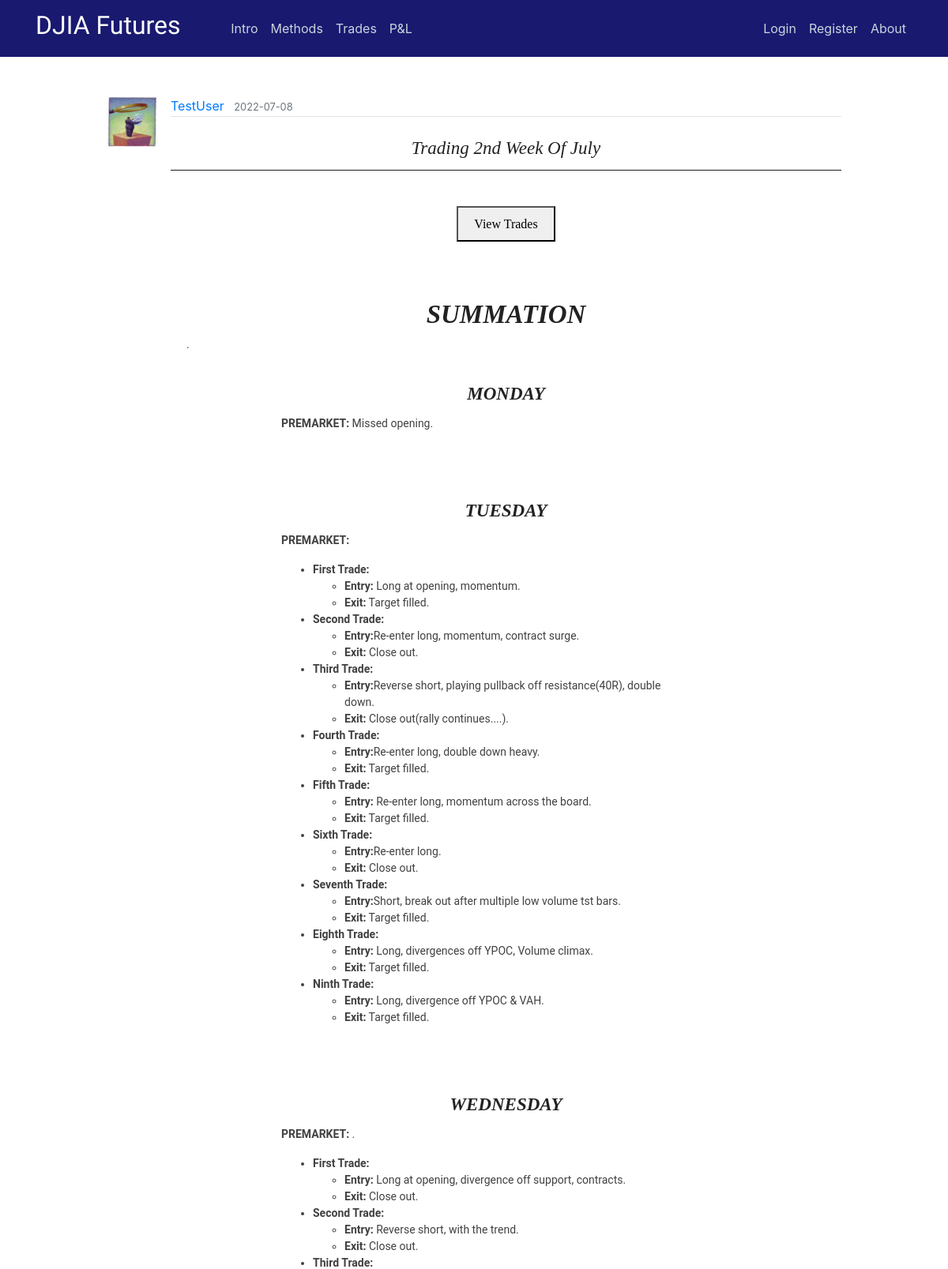
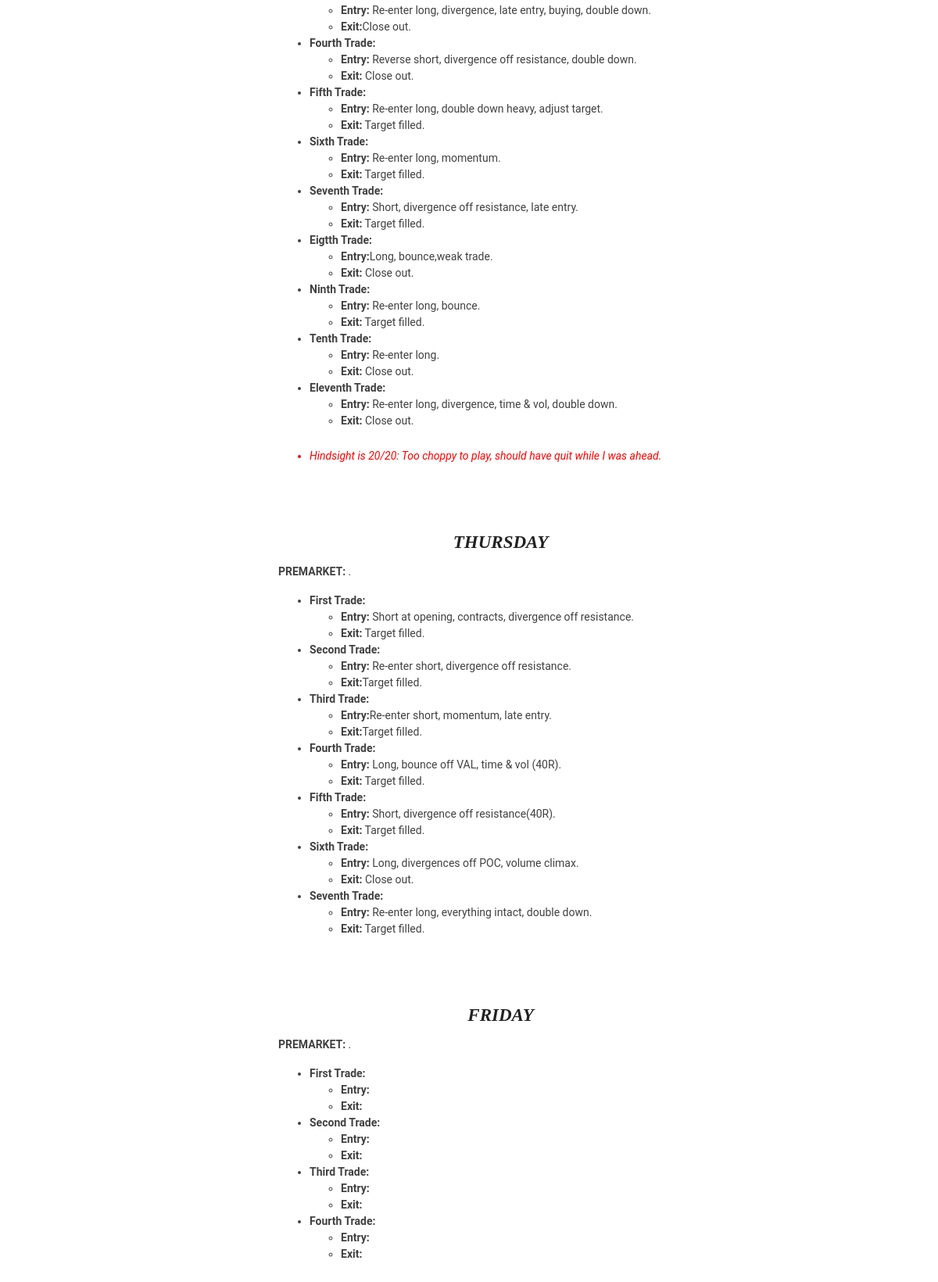
Page /post/167 on the committed database (2 pictures, top to bottom).
### flaskblog/models.py (models this page shows, shortened)
class User(db.Model, UserMixin):
    id = db.Column(db.Integer, primary_key=True)
    username = db.Column(db.String(20), unique=True, nullable=False)
    email = db.Column(db.String(120), unique=True, nullable=False)
    image_file = db.Column(db.String(20), nullable=False, default='default.jpg')
    password = db.Column(db.String(60), nullable=False)
    posts = db.relationship('Post', backref='author', lazy=True)

class Post(db.Model):
    id = db.Column(db.Integer, primary_key=True)
    title = db.Column(db.String(100), nullable=False)
    date_posted = db.Column(db.DateTime, nullable=False, default=datetime.utcnow)
    content = db.Column(db.Text, nullable=False)
    user_id = db.Column(db.Integer, db.ForeignKey('user.id'), nullable=False)
    teaser_title = db.Column(db.Text, nullable=True)
    teaser_details = db.Column(db.Text, nullable=True)
    teaser_caption = db.Column(db.Text, nullable=True)
    teaser_img = db.Column(db.Text, nullable=True)
    teaser_content = db.Column(db.Text, nullable=True)
    teaser_wkid = db.Column(db.Text, nullable=True)

### flaskblog/posts/routes.py (the view)
@posts.route("/post/<int:post_id>")
def post(post_id):
    post = Post.query.get_or_404(post_id)
    if len(post.teaser_wkid) != 0:
        weekly = post.teaser_wkid
    else:
        weekly = ""
    return render_template('post.html', weekly=weekly, title=post.title, post=post)

### flaskblog/templates/post.html (shortened to what this page needs)
{% extends "layout.html" %}
{% block content %}
  <article class="media content-section" style="border:none;">
    <img class="article-img" src="{{ url_for('static', filename='profile_pics/' + post.author.image_file) }}">
    <div class="media-body">
      <div class="article-metadata">
        <a class="mr-2" href="{{ url_for('users.user_posts', username=post.author.username) }}">{{ post.author.username }}</a>
        <small class="text-muted">{{ post.date_posted.strftime('%Y-%m-%d') }}</small>
      </div>
      <center><br><h3 class="hero-header">{{ post.title }}</h3><hr><br></center>
      {% if weekly |length %}
      <center><button onclick="myDetach()">View Trades</button></center>
      <br>
      <br>
      {% endif %}
      {{ post.content|safe }}
  </article>
{% endblock content %}

### flaskblog/static/main.css (style rules this page uses)
body { margin-top: 5rem; }
._backdrop { background: url(img/stocks.jpg) no-repeat center center fixed; -webkit-background-size: cover; -moz-background-size: cover; -o-background-size: cover; background-size: cover; }
.adjust-doc-border-intro { padding-right: 20px; padding-left: 20px; padding-top: 20px; padding-bottom: 20px; }
.doc-clear { clear: both; display: block; }
hr { margin-top: 1rem; margin-bottom: 1rem; border: 0; border-top: 1px solid rgba(0, 0, 0, 0.89); }
p.teaser-content { color: #414141; font-size: 14px; font-family: 'Roboto', Arial, 'Helvetica Neue', Helvetica, sans-serif; line-height: 1.5; }
.content-section { background: #ffffff; padding: 10px 20px; border: 1px solid #000000; border-radius: 9px; margin-bottom: 20px; }
.article-img { height: 65px; width: 65px; margin-right: 16px; }
.article-metadata { padding-bottom: 1px; margin-bottom: 4px; border-bottom: 1px solid #e3e3e3 }

### flaskblog/static/study.css (style rules this page uses)
h1.hero-header { color: #222; text-transform: capitalize; font-weight: 400; font-style: italic; font-size: 28px; font-family: Baskerville, 'Baskerville Old Face', 'Hoefler Text', Garamond, 'Times New Roman', serif; }
h3.hero-header { color: #222; text-transform: capitalize; font-weight: 400; font-style: italic; font-size: 28px; font-family: Baskerville, 'Baskerville Old Face', 'Hoefler Text', Garamond, 'Times New Roman', serif; }
h3 { font-weight: 700; line-height: 1; }
li.list { color: #414141; font-size: 14px; font-family: 'Roboto', Arial, 'Helvetica Neue', Helvetica, sans-serif; line-height: 1.5; }
button { margin-top: 5px; margin-bottom: 5px; padding: 8px 20px 7px; font-family: Cambria, Georgia, serif; line-height: 1.6; }
@media screen and (min-width: 25rem) { h1.hero-header { font-size: 33px; } }
@media screen and (min-width: 25rem) { h3.hero-header { font-size: 23px; } }

### flaskblog/static/modal.css (style rules this page uses)
img { margin-bottom: -4px; }

### rows in the picture
User: image_file (picture), author.username "TestUser"
Post: date_posted "2022-07-08", title "Trading 2nd Week Of July", content "SUMMATION . MONDAY PREMARKET: Missed opening. TUESDAY PREMARKET: First Trade: Entry: Long at opening, momentum. Exit: Target filled. Second Trade: Entry: Re-enter long, momentum, contract surge. Exit: Close out. Third Trade: Entry: Reverse short, playing pullback off resistance(40R), double down. Exit: Close out(rally continues....). Fourth Trade: Entry: Re-enter long, double down heavy. Exit: Target filled. Fifth Trade: Entry: Re-enter long, momentum across the board. Exit: Target filled. Sixth Trade: Entry: Re-enter long. Exit: Close out. Seventh Trade: Entry: Short, break out after multiple low volume tst bars. Exit: Target filled. Eighth Trade: Entry: Long, divergences off YPOC, Volume…"
